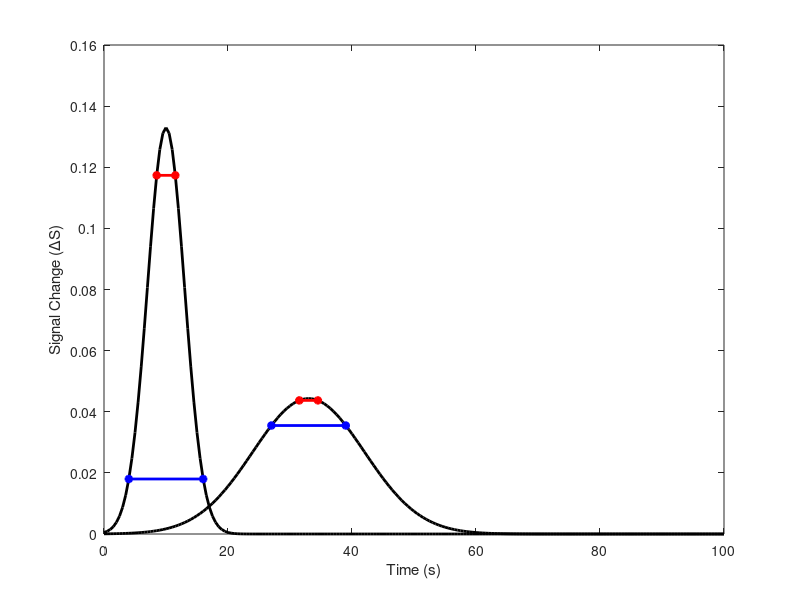

MATLAB code to generate this figure:

x = 0:0.5:100;
y = normpdf(x,33,9);

figure
plot(x,y,'k-','LineWidth',2)
hold on
plot([x(x==27) x(x==39)],[y(x==27) y(x==39)],'b*-','LineWidth',2)
plot([x(x==31.5) x(x==34.5)],[y(x==31.5) y(x==34.5)],'r*-','LineWidth',2)
xlabel('Time (s)')
ylabel('Signal Change (\DeltaS)')

%%
x = 0:0.5:100;
y = normpdf(x,10,3);

% figure
plot(x,y,'k-','LineWidth',2)
hold on
plot([x(x==4) x(x==16)],[y(x==4) y(x==16)],'b*-','LineWidth',2)
plot([x(x==8.5) x(x==11.5)],[y(x==8.5) y(x==11.5)],'r*-','LineWidth',2)